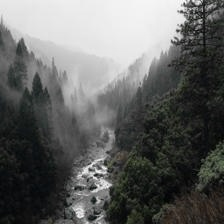
#> input picture degraded-data/saturation/forest_landscape_1.jpg, 224 x 224 px; its folder holds only this picture in this run
$ python degrade_images.py --src_dir ../degraded-data/saturation --dest_dir out
#> lines starting #> are read from the running program, lines starting #| are printed output that depends on the picture
"""
uv run ./tools/degrade_images.py `
  --src_dir ./org-data/landscape_dataset/forest_landscape `
  --dest_dir ./adjusted-data/new `
  --alpha_range 0.75 1.30 `
  --beta_range -30 30 `
  --delta_s_range -25 25 `
  --gamma_range 0.75 1.35
"""

import os
import cv2
import csv
import argparse
import random
import numpy as np
from pathlib import Path


IMG_EXTS = {".jpg", ".jpeg", ".png", ".bmp", ".webp"}


def adjust_contrast_brightness(img, alpha=1.0, beta=0.0):
    """
    OpenCV formula:
        output = alpha * image + beta

    alpha > 1: increase contrast
    alpha < 1: decrease contrast
    beta > 0: brighter
    beta < 0: darker
    """
    return cv2.convertScaleAbs(img, alpha=alpha, beta=beta)


def adjust_saturation(img, delta_s=0.0):
    """
    Adjust saturation in HSV color space.
    delta_s > 0: more saturated
    delta_s < 0: less saturated
    """
    hsv = cv2.cvtColor(img, cv2.COLOR_BGR2HSV).astype(np.float32)
    hsv[:, :, 1] = np.clip(hsv[:, :, 1] + delta_s, 0, 255)
    hsv = hsv.astype(np.uint8)
    return cv2.cvtColor(hsv, cv2.COLOR_HSV2BGR)


def adjust_gamma(img, gamma=1.0):
    """
    gamma < 1: brighter
    gamma > 1: darker
    """
    inv_gamma = 1.0 / gamma
    table = np.array([
        ((i / 255.0) ** inv_gamma) * 255
        for i in range(256)
    ]).astype("uint8")
    return cv2.LUT(img, table)


def clipping_ratio(img):
    """
    Calculate ratio of nearly black or nearly white pixels.
    Used to reject overly destroyed images.
    """
    gray = cv2.cvtColor(img, cv2.COLOR_BGR2GRAY)
    too_dark = np.mean(gray <= 5)
    too_bright = np.mean(gray >= 250)
    return too_dark, too_bright


def random_degrade(
    img,
    alpha_range=(0.50, 1.5),
    beta_range=(-60.0, 60.0),
    delta_s_range=(-50.0, 50.0),
    gamma_range=(0.30, 1.70),
    op_weights=(0.2, 0.4, 0.3, 0.1),
):
    """
    Randomly choose 1 to 4 degradation operations.
    """
    ops_all = ["contrast", "brightness", "saturation", "gamma"]

    # four dimensions
    num_ops = random.choices([1, 2, 3, 4], weights=op_weights, k=1)[0]
    ops = random.sample(ops_all, num_ops)

    # specific dimension parameters
    # ops = ["saturation"]

    alpha = 1.0
    beta = 0.0
    delta_s = 0.0
    gamma = 1.0

    out = img.copy()

    if "contrast" in ops:
        alpha = random.uniform(*alpha_range)

    if "brightness" in ops:
        beta = random.uniform(*beta_range)

    if "contrast" in ops or "brightness" in ops:
        out = adjust_contrast_brightness(out, alpha=alpha, beta=beta)

    if "saturation" in ops:
        delta_s = random.uniform(*delta_s_range)
        out = adjust_saturation(out, delta_s=delta_s)

    if "gamma" in ops:
        gamma = random.uniform(*gamma_range)
        out = adjust_gamma(out, gamma=gamma)

    params = {
        "ops": "+".join(ops),
        "alpha": alpha,
        "beta": beta,
        "delta_s": delta_s,
        "gamma": gamma,
    }

    return out, params


def process_images(args):
    src_dir = Path(args.src_dir)
    dest_dir = Path(args.dest_dir)
    dest_dir.mkdir(parents=True, exist_ok=True)

    image_paths = [
        p for p in src_dir.rglob("*")
        if p.suffix.lower() in IMG_EXTS
    ]

    metadata_path = dest_dir / "metadata.csv"

    with open(metadata_path, "w", newline="", encoding="utf-8") as f:
        writer = csv.DictWriter(
            f,
            fieldnames=[
                "src_path",
                "dest_path",
                "ops",
                "alpha",
                "beta",
                "delta_s",
                "gamma",
                "too_dark_ratio",
                "too_bright_ratio",
            ],
        )
        writer.writeheader()

        for img_path in image_paths:
            img = cv2.imread(str(img_path))
#> img is the input picture: shape (224, 224, 3); mean B, G, R 97.4, 98.9, 97.9

            if img is None:
                print(f"[WARN] Cannot read image: {img_path}")
                continue

            degraded = None
            params = None
            too_dark = 0.0
            too_bright = 0.0

            for _ in range(args.max_retries):
                degraded, params = random_degrade(
                    img,
                    alpha_range=tuple(args.alpha_range),
                    beta_range=tuple(args.beta_range),
                    delta_s_range=tuple(args.delta_s_range),
                    gamma_range=tuple(args.gamma_range),
                )

                too_dark, too_bright = clipping_ratio(degraded)

                if too_dark <= args.max_clip_ratio and too_bright <= args.max_clip_ratio:
                    break
#> this loop made 1 pass
#> (too_dark, too_bright) on pass 1: (0.0784, 0)
#> pass 1, in random_degrade, `out = adjust_contrast_brightness(out, alpha=alpha, beta=beta)`:
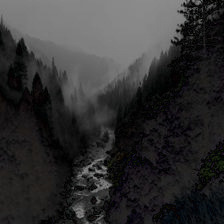
#> out: shape (224, 224, 3); mean B, G, R 49.1, 48.6, 48.9
#> pass 1, in adjust_saturation, `hsv = cv2.cvtColor(img, cv2.COLOR_BGR2HSV).astype(np.float32)`:
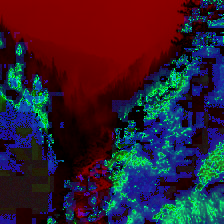
#> hsv: shape (224, 224, 3) float32; mean B, G, R 47.9, 31.9, 49.7
#> pass 1, in adjust_saturation, `hsv = hsv.astype(np.uint8)`:
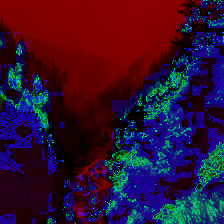
#> hsv: shape (224, 224, 3); mean B, G, R 47.9, 17.1, 49.7

            rel_path = img_path.relative_to(src_dir)
            out_path = dest_dir / rel_path
            out_path.parent.mkdir(parents=True, exist_ok=True)

            cv2.imwrite(str(out_path), degraded)

            writer.writerow({
                "src_path": str(img_path),
                "dest_path": str(out_path),
                "ops": params["ops"],
                "alpha": params["alpha"],
                "beta": params["beta"],
                "delta_s": params["delta_s"],
                "gamma": params["gamma"],
                "too_dark_ratio": too_dark,
                "too_bright_ratio": too_bright,
            })

            print(
                f"[OK] {img_path} -> {out_path} | "
                f"ops={params['ops']} | "
                f"alpha={params['alpha']:.4f}, "
                f"beta={params['beta']:.2f}, "
                f"delta_s={params['delta_s']:.2f}, "
                f"gamma={params['gamma']:.4f} | "
                f"dark={too_dark:.4f}, bright={too_bright:.4f}"
            )
#| [OK] ../degraded-data/saturation/forest_landscape_1.jpg -> out/forest_landscape_1.jpg | ops=contrast+saturation+brightness | alpha=0.7449, beta=-43.26, delta_s=-39.75, gamma=1.0000 | dark=0.0784, bright=0.0000

    print(f"\nDone. Metadata saved to: {metadata_path}")


def main():
    parser = argparse.ArgumentParser()

    parser.add_argument("--src_dir", type=str, required=True)
    parser.add_argument("--dest_dir", type=str, required=True)

    parser.add_argument("--alpha_range", type=float, nargs=2, default=[0.50, 1.50])
    parser.add_argument("--beta_range", type=float, nargs=2, default=[-60.0, 60.0])
    parser.add_argument("--delta_s_range", type=float, nargs=2, default=[-50.0, 50.0])
    parser.add_argument("--gamma_range", type=float, nargs=2, default=[0.30, 1.70])

    parser.add_argument("--max_clip_ratio", type=float, default=0.08)
    parser.add_argument("--max_retries", type=int, default=20)

    parser.add_argument("--seed", type=int, default=42)

    args = parser.parse_args()

    random.seed(args.seed)
    np.random.seed(args.seed)

    process_images(args)


if __name__ == "__main__":
    main()

$ run again, on degraded-data/saturation/forest_landscape_14.jpg
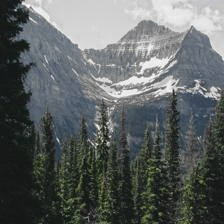
#> input picture degraded-data/saturation/forest_landscape_14.jpg, 224 x 224 px
#> in process_images, img is the input picture: shape (224, 224, 3); mean B, G, R 97.4, 98, 93.2
#> the loop in process_images, `for _ in range(args.max_retries):` made 1 pass
#> (too_dark, too_bright) on pass 1: (0.0603, 0)
#> pass 1, in random_degrade, `out = adjust_contrast_brightness(out, alpha=alpha, beta=beta)`:
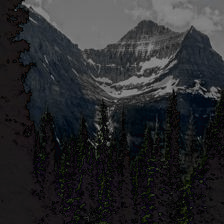
#> out: shape (224, 224, 3); mean B, G, R 43.4, 41.2, 40.1
#> pass 1, in adjust_saturation, `hsv = hsv.astype(np.uint8)`:
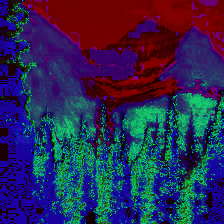
#> hsv: shape (224, 224, 3); mean B, G, R 83.5, 41.2, 44.6
#| [OK] ../degraded-data/saturation/forest_landscape_14.jpg -> out/forest_landscape_14.jpg | ops=contrast+saturation+brightness | alpha=0.7449, beta=-43.26, delta_s=-39.75, gamma=1.0000 | dark=0.0603, bright=0.0000

$ run again, on degraded-data/saturation/forest_landscape_16.jpg
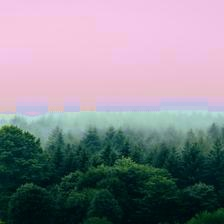
#> input picture degraded-data/saturation/forest_landscape_16.jpg, 224 x 224 px
#> in process_images, img is the input picture: shape (224, 224, 3); mean B, G, R 145, 136.3, 139.3
#> the loop in process_images, `for _ in range(args.max_retries):` made 1 pass
#> (too_dark, too_bright) on pass 1: (0, 0)
#> pass 1, in adjust_saturation, `hsv = hsv.astype(np.uint8)`:
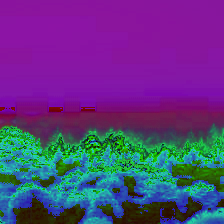
#> hsv: shape (224, 224, 3); mean B, G, R 128.7, 59.4, 91.5
#> pass 1, in random_degrade, `out = adjust_saturation(out, delta_s=delta_s)`:
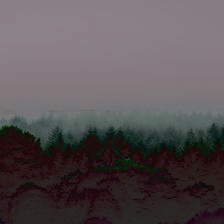
#> out: shape (224, 224, 3); mean B, G, R 83.8, 80.9, 88.9
#| [OK] ../degraded-data/saturation/forest_landscape_16.jpg -> out/forest_landscape_16.jpg | ops=contrast+saturation+brightness | alpha=0.7449, beta=-43.26, delta_s=-39.75, gamma=1.0000 | dark=0.0000, bright=0.0000

$ run again, on degraded-data/saturation/forest_landscape_18.jpg
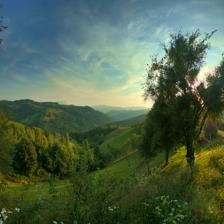
#> input picture degraded-data/saturation/forest_landscape_18.jpg, 224 x 224 px
#> in process_images, img is the input picture: shape (224, 224, 3); mean B, G, R 77.5, 100.4, 80.5
#> the loop in process_images, `for _ in range(args.max_retries):` made 1 pass
#> (too_dark, too_bright) on pass 1: (0.00387, 0)
#> pass 1, in random_degrade, `out = adjust_contrast_brightness(out, alpha=alpha, beta=beta)`:
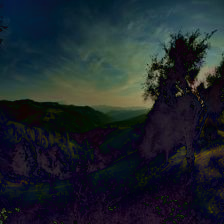
#> out: shape (224, 224, 3); mean B, G, R 43.4, 37, 29.1
#> pass 1, in adjust_saturation, `hsv = hsv.astype(np.uint8)`:
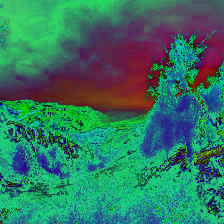
#> hsv: shape (224, 224, 3); mean B, G, R 98.3, 119.4, 49.1
#| [OK] ../degraded-data/saturation/forest_landscape_18.jpg -> out/forest_landscape_18.jpg | ops=contrast+saturation+brightness | alpha=0.7449, beta=-43.26, delta_s=-39.75, gamma=1.0000 | dark=0.0039, bright=0.0000

$ run again, on degraded-data/saturation/forest_landscape_11.jpg
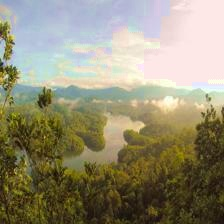
#> input picture degraded-data/saturation/forest_landscape_11.jpg, 224 x 224 px
#> in process_images, img is the input picture: shape (224, 224, 3); mean B, G, R 117.4, 142.2, 147.8
#> the loop in process_images, `for _ in range(args.max_retries):` made 1 pass
#> (too_dark, too_bright) on pass 1: (0.00102, 0)
#> pass 1, in adjust_saturation, `hsv = hsv.astype(np.uint8)`:
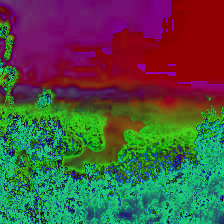
#> hsv: shape (224, 224, 3); mean B, G, R 66.8, 80.6, 78.6
#> pass 1, in random_degrade, `out = adjust_saturation(out, delta_s=delta_s)`:
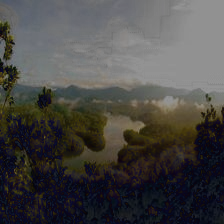
#> out: shape (224, 224, 3); mean B, G, R 70.1, 71.7, 73.1
#| [OK] ../degraded-data/saturation/forest_landscape_11.jpg -> out/forest_landscape_11.jpg | ops=contrast+saturation+brightness | alpha=0.7449, beta=-43.26, delta_s=-39.75, gamma=1.0000 | dark=0.0010, bright=0.0000
